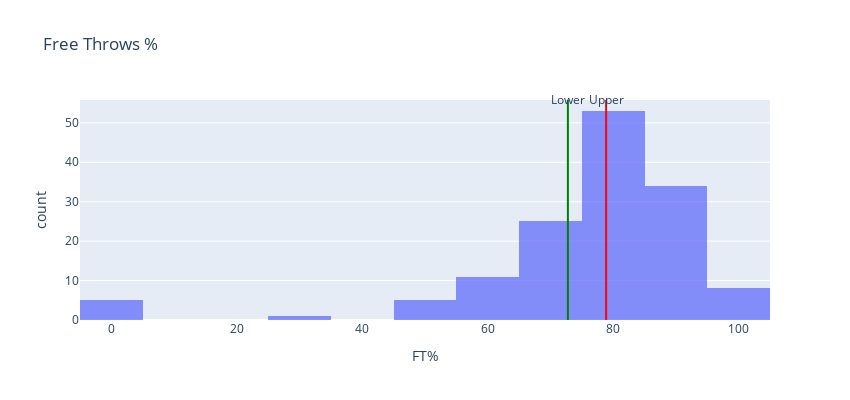

Source (notebook cell):
### Markdown cell above
# Bonus: Can you plot the probability distribution of the proportion of missed free throws, indicating where the critical region is?

### Code cell
#thanks to Leon
import plotly.express as px
fig = px.histogram(wnba, x='FT%', title='Free Throws %', width=850, height=400, opacity=0.75)
fig.add_shape(type='line',line=dict(color='green', width=2), yref='paper', y0= 0, y1= 1, xref='x', x0=ft_confidence[0], x1=ft_confidence[0])
fig.add_shape(type='line',line=dict(color='red', width=2), yref='paper', y0= 0, y1= 1, xref='x', x0=ft_confidence[1], x1=ft_confidence[1])
fig.add_annotation(x=ft_confidence[0], y=1.05, yref='paper', showarrow=False, text='Lower')
fig.add_annotation(x=ft_confidence[1], y=1.05, yref='paper', showarrow=False, text='Upper')
fig.show()

### Figure 1 — Plotly figure (JSON) as saved in the notebook; plotly's stock layout.template omitted (floating-point values rounded to 4 significant figures; data arrays with more than 128 entries replaced by an {"elided": "..."} marker saying what was removed)
{"data": [{"alignmentgroup": "True", "bingroup": "x", "hovertemplate": "FT%=%{x}<br>count=%{y}<extra></extra>", "legendgroup": "", "marker": {"color": "#636efa", "opacity": 0.75}, "name": "", "offsetgroup": "", "orientation": "v", "showlegend": false, "type": "histogram", "x": {"elided": "142 float values"}, "xaxis": "x", "yaxis": "y"}], "layout": {"annotations": [{"showarrow": false, "text": "Lower", "x": 72.78, "y": 1.05, "yref": "paper"}, {"showarrow": false, "text": "Upper", "x": 78.88, "y": 1.05, "yref": "paper"}], "barmode": "relative", "height": 400, "legend": {"tracegroupgap": 0}, "shapes": [{"line": {"color": "green", "width": 2}, "type": "line", "x0": 72.78, "x1": 72.78, "xref": "x", "y0": 0, "y1": 1, "yref": "paper"}, {"line": {"color": "red", "width": 2}, "type": "line", "x0": 78.88, "x1": 78.88, "xref": "x", "y0": 0, "y1": 1, "yref": "paper"}], "title": {"text": "Free Throws %"}, "width": 850, "xaxis": {"anchor": "y", "domain": [0, 1], "title": {"text": "FT%"}}, "yaxis": {"anchor": "x", "domain": [0, 1], "title": {"text": "count"}}}}
